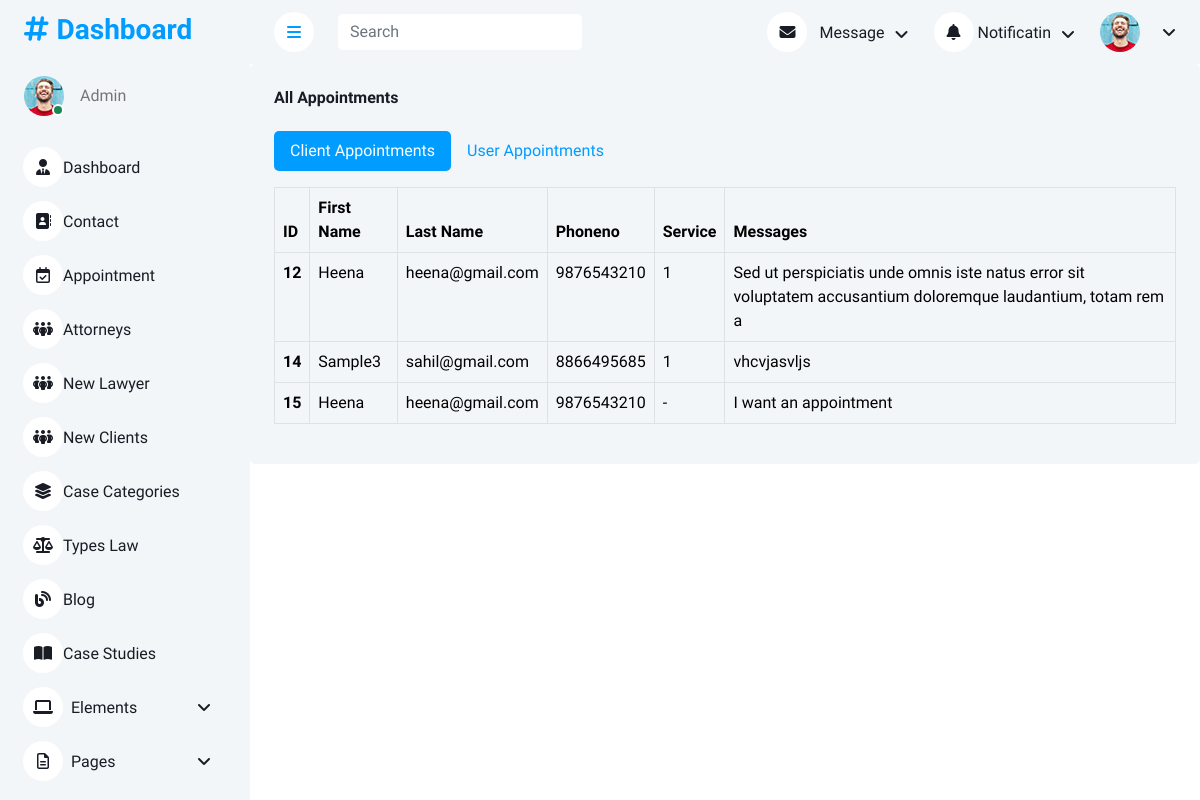
Screenshot of /adminapp/appointment with the database file from the repository.
### userapp/models.py (models this page shows, shortened)
class Appointment(models.Model):
    name = models.CharField(max_length=100)
    email = models.EmailField()
    phoneno = models.CharField(max_length=15)
    service = models.CharField(max_length=100)  # Added service field
    gender = models.CharField(max_length=10)  # Added gender field
    message = models.TextField()
    status = models.CharField(max_length=20, default='pending')
    up_doc1 = models.FileField(upload_to='appointments/', blank=True, null=True)
    userid = models.ForeignKey('clientapp.clients', on_delete=models.CASCADE)
    lid = models.ForeignKey(lawyer, on_delete=models.CASCADE, blank=True, null=True)  # Made optional

### adminapp/views.py (the view)
# urls.py: path('appointment', views.Show_Appointment, name='appointment'),
def Show_Appointment(request):
    data = Appointment.objects.all
    user_appointments = User_Appointment.objects.all
    return render(request,'adminapp/appointment.html',{"data":data,"User_Appointment":user_appointments})

### adminapp/models.py (called while the page is built)
    def __str__(self):
        return self.name

### templates/adminapp/Appointment.html (shortened to what this page needs)
<!DOCTYPE html>
{% load static %}
<html lang="en">
<head>
    <link href="https://cdnjs.cloudflare.com/ajax/libs/font-awesome/6.7.2/css/all.min.css" rel="stylesheet">
    <link href="https://cdn.jsdelivr.net/npm/bootstrap-icons@1.4.1/font/bootstrap-icons.css" rel="stylesheet">
    <link href="https://cdn.jsdelivr.net/npm/bootstrap@5.3.3/dist/css/bootstrap.min.css" rel="stylesheet">
    <link href="{% static 'adminapp/lib/owlcarousel/assets/owl.carousel.min.css'%}" rel="stylesheet">
    <link href="{% static 'adminapp/lib/tempusdominus/css/tempusdominus-bootstrap-4.min.css'%}" rel="stylesheet">
    <link href="{% static 'adminapp/css/bootstrap.min.css' %}" rel="stylesheet">
    <link href="{% static 'adminapp/css/style.css' %}" rel="stylesheet">
</head>
<body>
    <div class="container-xxl position-relative bg-white d-flex p-0">
        {% include 'adminapp/sidebar.html' %}
        <div class="content">
            {% include 'adminapp/navbar.html' %}
            <div class="col-12">
                <div class="bg-light rounded h-100 p-4">
                    <h6 class="mb-4">All Appointments</h6>
                    <ul class="nav nav-pills mb-3" id="pills-tab" role="tablist">
                        <li class="nav-item" role="presentation">
                            <button class="nav-link active" id="pills-home-tab" data-bs-toggle="pill"
                                data-bs-target="#pills-home" type="button" role="tab" aria-controls="pills-home"
                                aria-selected="true"> Client Appointments</button>
                        </li>
                        <li class="nav-item" role="presentation">
                            <button class="nav-link" id="pills-profile-tab" data-bs-toggle="pill"
                                data-bs-target="#pills-profile" type="button" role="tab"
                                aria-controls="pills-profile" aria-selected="false">User Appointments</button>
                        </li>
                    </ul>
                    <div class="tab-content" id="pills-tabContent">
                        <div class="tab-pane fade show active" id="pills-home" role="tabpanel" aria-labelledby="pills-home-tab">
                            <table class="table table-bordered">
                                <thead>
                                    <tr>
                                        <th scope="col">ID</th>
                                        <th scope="col">First Name</th>
                                        <th scope="col">Last Name</th>
                                        <th scope="col">Phoneno</th>
                                        <th scope="col">Service</th>
                                        <th scope="col">Messages</th>
                                    </tr>
                                </thead>
                                <tbody>
                                    {% for i in data %}
                            <tr>
                                <th scope="row">{{ i.id }}</th>
                                <td>{{ i.name }}</td>
                                <td>{{ i.email }}</td>
                                <td>{{ i.phoneno }}</td>
                                <td>{{ i.service }}</td>
                                <td>{{ i.message }}</td>
                            </tr>
                            {% endfor %}
                                </tbody>
                            </table>
                        </div>
                    </div>
                </div>
            </div>
        </div>
    </div>
</body>
</html>

### static/adminapp/css/style.css (style rules this page uses)
:root { --primary: #009CFF; --light: #F3F6F9; --dark: #191C24; }
.content { margin-left: 250px; min-height: 100vh; background: #FFFFFF; transition: 0.5s; }
@media (min-width: 992px) { .content { width: calc(100% - 250px); } }

### rows the page displays
Appointment: id "12", name "Heena", email "heena@gmail.com", phoneno "9876543210", service "1", message "Sed ut perspiciatis unde omnis iste natus error sit voluptatem accusantium doloremque laudantium, totam rem a"
Appointment: id "14", name "Sample3", email "sahil@gmail.com", phoneno "8866495685", service "1", message "vhcvjasvljs"
Appointment: id "15", name "Heena", email "heena@gmail.com", phoneno "9876543210", service "-", message "I want an appointment"
